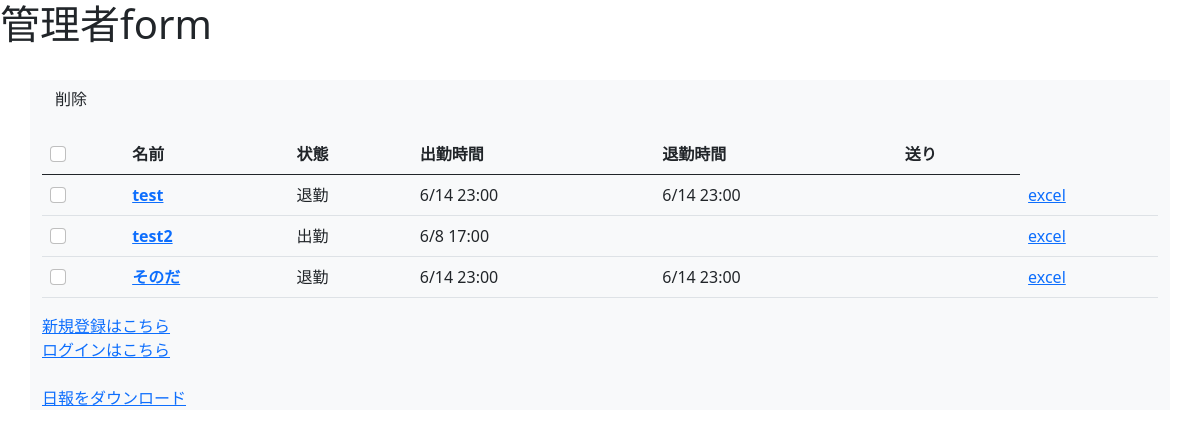
The app's page /adminform, older data.
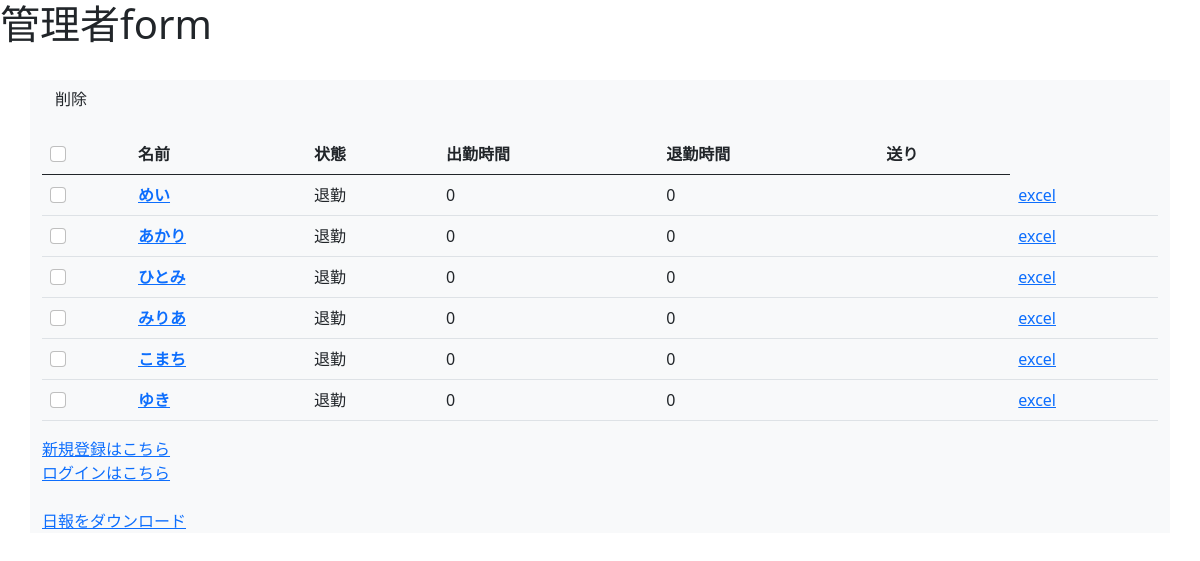
The same page, newer data.
### attendance/models.py (models this page shows, shortened)
class Account(models.Model):
    user = models.OneToOneField(User, on_delete=models.CASCADE)
    is_working = models.BooleanField(default=False)
    start_time = models.DateTimeField(verbose_name="開始時間")
    end_time = models.DateTimeField(verbose_name="終了時間")
    start_overtime = models.CharField(max_length=20, null=True)
    end_overtime = models.CharField(max_length=20, null=True)
    earnings = models.IntegerField(default=0)
    is_sending = models.BooleanField(default=False)
    staff_drink = models.IntegerField(default=0)
    staff_bottle = models.IntegerField(default=0)
    debt = models.IntegerField(default=0)
    back = models.IntegerField(default=0)

### attendance/views.py (the view, shortened to what this page needs)
# urls.py: path("adminform", views.AdminFrom.as_view(), name="AdminForm"),
class AdminFrom(ListView):
    model = Account
    template_name = "attendance/admin_form.html"
    def get(self, request):
        return super().get(request)

### templates/attendance/admin_form.html (shortened to what this page needs)
{% extends "attendance/DB5_base.html" %}
{% block body %}
<header><h1>管理者form</h1></header>
<br>
<div class="container bg-light"><form action="{% url 'AdminForm' %}" method="post">
  <input type="submit" class=btn btn-primary value="削除">
    <table class="table caption-top">
        <caption></caption>
        <thead>
          <tr>
            <th>
              <label><input class="form-check-input" type="checkbox" id="all"></label>
            </th>
            <th scope="col">名前</th>
            <th scope="col">状態</th>
            <th scope="col">出勤時間</th>
            <th scope="col">退勤時間</th>
            <th scope="col">送り</th>
          </tr>
        </thead>
        <tbody>
        {% for account in object_list %}
            <tr><div>
            {% if not account.user.username == "admin" %}
                <th scope="row">
                  <label><input class="form-check-input" type="checkbox" name="chk" value="{{account.pk}}"></label>
                  </th>
                <th scope="row">
                <a href="{% url 'Edit' pk=account.pk %}">{{account.user}}
                </a>
                </th>
                {% if account.is_working %}<td>出勤</td>
                {% else %}<td>退勤</td>{% endif %}
                <td>{{account.start_overtime}}</td>
                <td>{{account.end_overtime}}</td>
                <td>
                </td>
                <td>
                    <a href="{% url 'PopExcel' pk=account.pk %}" target="_blank" rel="noreferrer noopener">excel</a>
                </td>
            {% endif %}
            </div>
            </tr>
        {% endfor %}
        </tbody>
      </table>
      <a href="{% url 'Register' %}">新規登録はこちら</a><br>
      <a href="{% url 'Login' %}">ログインはこちら</a><br><br>
      <a href="{% url 'Daily' %}">日報をダウンロード</a>
 </form></div>
{% endblock body %}

Row changes from the older to the newer data that the page shows:
removed Account: user "test", is_working "退勤", start_overtime "6/14 23:00", end_overtime "6/14 23:00"
removed Account: user "test2", is_working "出勤", start_overtime "6/8 17:00"
removed Account: user "そのだ", is_working "退勤", start_overtime "6/14 23:00", end_overtime "6/14 23:00"
added Account: user "めい", is_working "退勤", start_overtime "0", end_overtime "0"
added Account: user "あかり", is_working "退勤", start_overtime "0", end_overtime "0"
added Account: user "ひとみ", is_working "退勤", start_overtime "0", end_overtime "0"
added Account: user "みりあ", is_working "退勤", start_overtime "0", end_overtime "0"
added Account: user "こまち", is_working "退勤", start_overtime "0", end_overtime "0"
added Account: user "ゆき", is_working "退勤", start_overtime "0", end_overtime "0"
